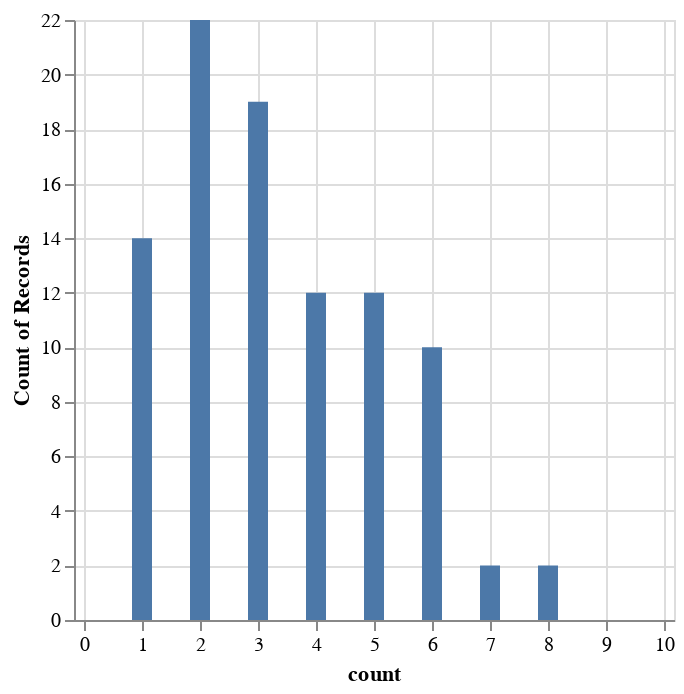

Source (notebook cell):
### Code cell
# Visualizing the distribution of the voted courses
df = pd.read_csv('../data/mk8dx-voted-course.csv')

def filter_outliers(df, filter_col):

  # Calculate the quartiles and IQR
  Q1 = df['count'].quantile(0.25)
  Q3 = df['count'].quantile(0.75)
  IQR = Q3 - Q1

  # Calculate the lower and upper bounds
  lower_bound = Q1 - 1.5 * IQR
  upper_bound = Q3 + 1.5 * IQR

  # Filter the DataFrame
  rf = df[(df[filter_col] >= lower_bound) & (df['count'] <= upper_bound)]

  return rf

df = filter_outliers(df, 'count')

alt.Chart(df).mark_bar(size=10).encode(
  x=alt.X('count:Q', scale=alt.Scale(domain=[0, 10])),
  y=alt.Y('count()'),
  tooltip=['count']
)

### Figure 1 — Vega-Lite specification as saved in the notebook (floating-point values rounded to 4 significant figures)
{"config": {"view": {"continuousWidth": 300, "continuousHeight": 300}}, "data": {"name": "data-02764b236691ace7efba6d6e8828d244"}, "mark": {"type": "bar", "size": 10}, "encoding": {"tooltip": [{"field": "count", "type": "quantitative"}], "x": {"field": "count", "scale": {"domain": [0, 10]}, "type": "quantitative"}, "y": {"aggregate": "count", "type": "quantitative"}}, "$schema": "https://vega.github.io/schema/vega-lite/v5.17.0.json", "datasets": {"data-02764b236691ace7efba6d6e8828d244": [{"value": "Merry Mountain", "count": 8}, {"value": "3DS Neo Bowser City", "count": 8}, {"value": "3DS Toad Circuit", "count": 7}, {"value": "Tour Athens Dash", "count": 7}, {"value": "Squeaky Clean Sprint", "count": 6}, {"value": "Wild Woods", "count": 6}, {"value": "Wii Coconut Mall", "count": 6}, {"value": "DS Shroom Ridge", "count": 6}, {"value": "SNES Mario Circuit 3", "count": 6}, {"value": "Tour Singapore Speedway", "count": 6}, {"value": "Dragon Driftway", "count": 6}, {"value": "Dolphin Shoals", "count": 6}, {"value": "Piranha Plant Cove", "count": 6}, {"value": "Sweet Sweet Canyon", "count": 6}, {"value": "Rainbow Road", "count": 5}, {"value": "Wii Koopa Cape", "count": 5}, {"value": "Toad Harbor", "count": 5}, {"value": "N64 Rainbow Road", "count": 5}, {"value": "Ice Ice Outpost", "count": 5}, {"value": "Tour Paris Promenade", "count": 5}, {"value": "GBA Snow Land", "count": 5}, {"value": "Super Bell Subway", "count": 5}, {"value": "Bowser's Castle", "count": 5}, {"value": "DS Cheep Cheep Beach", "count": 5}, {"value": "Wii Daisy Circuit", "count": 5}, {"value": "GBA Sunset Wilds", "count": 5}, {"value": "Animal Crossing", "count": 4}, {"value": "Big Blue", "count": 4}, {"value": "Twisted Mansion", "count": 4}, {"value": "N64 Yoshi Valley", "count": 4}, {"value": "DS Waluigi Pinball", "count": 4}, {"value": "Wii Maple Treeway", "count": 4}, {"value": "Wii Wario's Gold Mine", "count": 4}, {"value": "DS Peach Gardens", "count": 4}, {"value": "Tour London Loop", "count": 4}, {"value": "GBA Ribbon Road", "count": 4}, {"value": "Mario Kart Stadium", "count": 4}, {"value": "Mount Wario", "count": 4}, {"value": "SNES Bowser Castle 3", "count": 3}, {"value": "3DS Rock Rock Mountain", "count": 3}, {"value": "N64 Choco Mountain", "count": 3}, {"value": "Tour Berlin Byways", "count": 3}, {"value": "GBA Boo Lake", "count": 3}, {"value": "3DS Piranha Plant Slide", "count": 3}, {"value": "SNES Rainbow Road", "count": 3}, {"value": "Tour Madrid Drive", "count": 3}, {"value": "N64 Toad's Turnpike", "count": 3}, {"value": "GCN Yoshi Circuit", "count": 3}, {"value": "GCN DK Mountain", "count": 3}, {"value": "GBA Cheese Land", "count": 3}, {"value": "Water Park", "count": 3}, {"value": "Tour Rome Avanti", "count": 3}, {"value": "GBA Riverside Park", "count": 3}, {"value": "DS Tick-Tock Clock", "count": 3}, {"value": "Wii Moo Moo Meadows", "count": 3}, {"value": "N64 Royal Raceway", "count": 3}, {"value": "GBA Sky Garden", "count": 3}, {"value": "Mute City", "count": 2}, {"value": "Tour Bangkok Rush", "count": 2}, {"value": "GCN Baby Park", "count": 2}, {"value": "Sunshine Airport", "count": 2}, {"value": "Thwomp Ruins", "count": 2}, {"value": "Tour Amsterdam Drift", "count": 2}, {"value": "Electrodome", "count": 2}, {"value": "Wii Moonview Highway", "count": 2}, {"value": "Bone-Dry Dunes", "count": 2}, {"value": "Mario Circuit", "count": 2}, {"value": "Cloudtop Cruise", "count": 2}, {"value": "Tour Vancouver Velocity", "count": 2}, {"value": "Tour Sydney Sprint", "count": 2}, {"value": "3DS Rosalina's Ice World", "count": 2}, {"value": "DS Wario Stadium", "count": 2}, {"value": "N64 Kalimari Desert", "count": 2}, {"value": "3DS Music Park", "count": 2}, {"value": "Tour Tokyo Blur", "count": 2}, {"value": "GCN Waluigi Stadium", "count": 2}, {"value": "3DS Rainbow Road", "count": 2}, {"value": "Wii Rainbow Road", "count": 2}, {"value": "Hyrule Circuit", "count": 2}, {"value": "GCN Dry Dry Desert", "count": 1}, {"value": "GCN Sherbet Land", "count": 1}, {"value": "3DS DK Jungle", "count": 1}, {"value": "Yoshi's Island", "count": 1}, {"value": "Wii DK Summit", "count": 1}, {"value": "DS Mario Circuit", "count": 1}, {"value": "Wii Mushroom Gorge", "count": 1}, {"value": "SNES Donut Plains 3", "count": 1}, {"value": "GBA Mario Circuit", "count": 1}, {"value": "Tour New York Minute", "count": 1}, {"value": "Tour Los Angeles Laps", "count": 1}, {"value": "GCN Daisy Cruiser", "count": 1}, {"value": "Ninja Hideaway", "count": 1}, {"value": "Excitebike Arena", "count": 1}]}}
